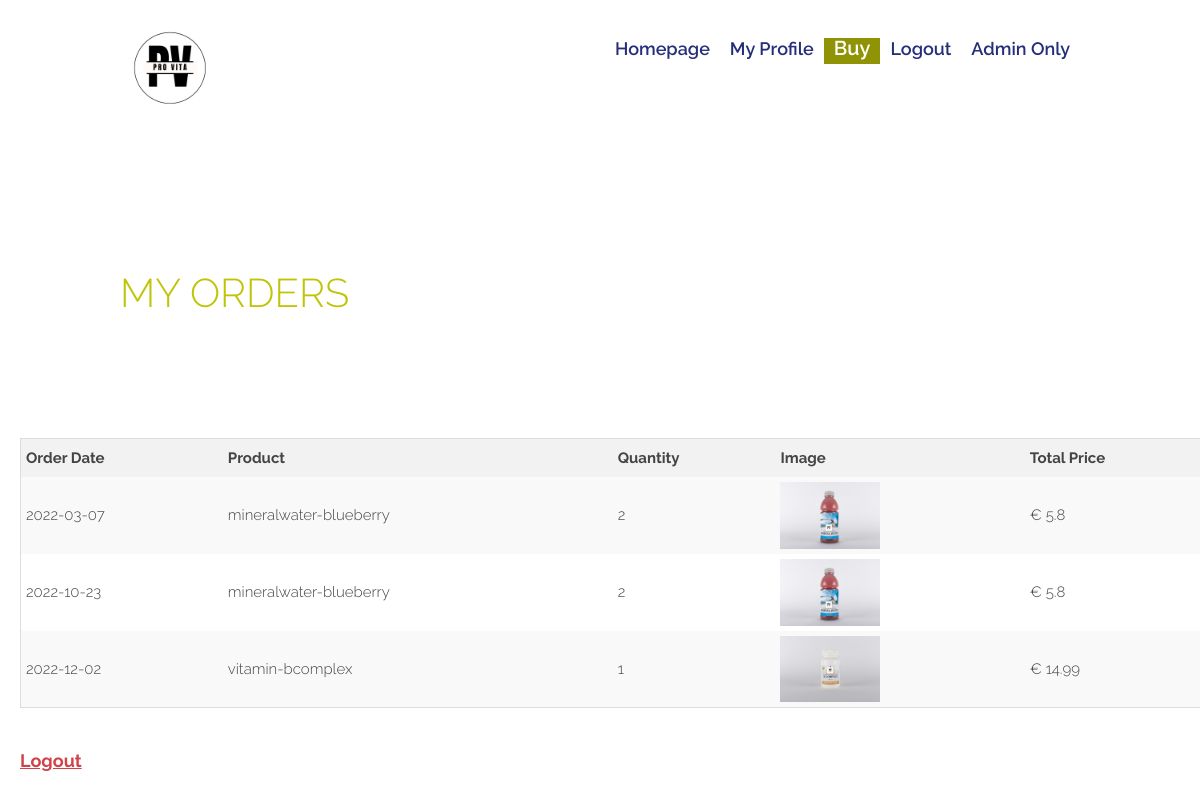
The page /orders (signed in) on the database its author committed.
### tables this page shows
CREATE TABLE orders (
                                order_id INTEGER PRIMARY KEY ,
                                product_name VARCHAR(255) default null,
                                image_path VARCHAR(255) default null,
                                quantity INTEGER,
                                order_date DATE default null,
                                username VARCHAR(50) not null,
                                FOREIGN KEY(username) REFERENCES users(username)
                                 );

### main.py (the view)
@app.route('/orders', methods=['GET'])
def orders():
    if not current_user.is_authenticated:
        flash("You need to login to access the orders page.", category='error')
        return redirect(url_for('login'))
    myusername = current_user.username
    conn = None
    try:
        conn = sqlite3.connect(db_file)
        cursor = conn.cursor()
        myquery = "SELECT order_date, orders.product_name, quantity, orders.image_path, price FROM orders join users on orders.username = users.username join products on orders.product_name = products.product_name WHERE orders.username= ? ORDER BY order_date"
        cursor.execute(myquery, (myusername,))
        print("These are the user's orders: ")
        rows = cursor.fetchall()
        return render_template("orders.html", ordersData=rows)
    except Error as e:
        print(e)
    finally:
        if conn:
            conn.close()

### main.py (called while the page is built)
@login_manager.user_loader
def load_user(username):
    return User(username)

### templates/orders.html (shortened to what this page needs)
<!DOCTYPE html>
<html lang="en">
<head>
    <link rel="stylesheet" href="{{url_for('static', filename='css/style.css')}}"/>
</head>
<body>
<header id="home" class="header">
    <nav class="nav" role="navigation">
        <div class="container nav-elements">
            <div class="branding">
                <a href="/"><img src='static/images/provita_logo.png'
                                 alt="Logo - ProVita" width="100" height="100"></a>
            </div>
            <div class="navbar">
                {% if current_user.is_authenticated %}
                <a class="nav-item nav-link" id="home" href="/"> Homepage</a>
                <a class="nav-item nav-link" id="profile" href="/profile">My Profile</a>
                <a class="nav-item nav-link" id="search" href="/search">Buy</a>
                <a class="nav-item nav-link" id="logout" href="/logout">Logout</a>
                <a class="nav-item nav-link" id="admin" href="/admin">Admin Only</a>
                {% else %}
                <a class="nav-item nav-link" id="login" href="/login">Login</a>
                <a class="nav-item nav-link" id="signup" href="/signup">Sign Up</a>
                <a href="http://www.linkedin.com">LinkedIn</a>
                {% endif %}
            </div>
        </div>
    </nav>
</header>
<section id="orders" class="section">
    <div class="container">
        <h2 class="headline">My Orders </h2>
    </div>
</section>
<table style="margin-left: 20px;">
    <thead>
    <tr>
        <th>Order Date</th>
        <th>Product </th>
        <th>Quantity</th>
        <th>Image</th>
        <th>Total Price</th>
    </tr>
    </thead>
    <tbody>
    {% for row in ordersData %}
    <tr>
        <td align="center">{{ row[0] }}</td>
        <td align="center">{{ row[1] }}
        <td align="center">{{ row[2] }}</td>
        <td><img src="{{ row[3] }}" alt="{{ row[3] }}" width="100"></td>
        <td> €
        </td>
    </tr>
    {% endfor %}
    </tbody>
</table>
<a style="margin-left: 20px;" href="/logout">Logout</a>
</body>
</html>

### static/css/style.css (style rules this page uses)
html { font-size: 62.5%; box-sizing: border-box }
body { margin: 0; padding: 0; color: #000; background-color: #fff; font-family: Raleway, Helvetica, Arial, sans-serif; font-size: 1.8rem; line-height: 160%; font-weight: 300 }
.container { width: 80%; max-width: 1200px; margin: 0 auto }
h1, h2, h3, h4, h5, h6 { margin: 0; padding: 0; font-family: Raleway, Helvetica, Arial, sans-serif; color: #bfc406 }
img { display: block; max-width: 100% }
a { font-weight: 700; color: #d14348 }
.nav { margin-top: 1.75rem }
.nav .nav-elements .branding { max-width: 180px; margin: 0 auto }
.nav .nav-elements .navbar { margin: 0; padding: 0; line-height: 120%; list-style-type: none; margin-top: 2rem; width: 100% }
.nav .nav-elements .navbar a { font-weight: 600; color: #242e79; text-decoration: none; padding: 0 1rem; -webkit-transition: 1s ease-out; transition: 1s ease-out }
.nav .nav-elements .navbar a:after { content: ''; display: block; height: 5px; width: 0; margin: 0 .5rem; -webkit-transition: width .3s ease-out, background-color .3s ease-out; transition: width .3s ease-out, background-color .3s ease-out }
@media screen and (min-width:600px) { .nav .nav-elements { display: -webkit-box; display: -webkit-flex; display: -ms-flexbox; display: flex } }
@media screen and (min-width:600px) { .nav .nav-elements .branding { width: 30%; margin: 0 } }
@media screen and (min-width:600px) { .nav .nav-elements .navbar { display: -webkit-box; display: -webkit-flex; display: -ms-flexbox; display: flex; -webkit-box-pack: end; -webkit-justify-content: flex-end; -ms-flex-pack: end; justify-content: flex-end; -webkit-align-content: flex-start; -ms-flex-line-pack: start; align-content: flex-start; -webkit-flex-wrap: wrap; -ms-flex-wrap: wrap; flex-wrap: wrap } }
.section { min-height: 40vh; display: -webkit-box; display: -webkit-flex; display: -ms-flexbox; display: flex; -webkit-box-orient: vertical; -webkit-box-direction: normal; -webkit-flex-direction: column; -ms-flex-direction: column; flex-direction: column; -webkit-box-pack: center; -webkit-justify-content: center; -ms-flex-pack: center; justify-content: center; line-height: 160% }
.section .headline { text-transform: uppercase; font-weight: 300; font-size: 4rem; margin-top: 3rem; line-height: 110% }
@media screen and (min-width:600px) { .section { font-size: 2rem } }
#search { color: #fff; font-size: 2rem; background-color: #8f9305; }
table { border-collapse: collapse; width: 100%; margin-bottom: 1rem; background-color: #fff; color: #444; border: 1px solid #ddd; font-size: 1.5rem; }
th, td { padding: 0.5rem; text-align: left; vertical-align: middle; }
thead th { background-color: #f2f2f2; font-weight: bold; }
tbody tr:nth-of-type(odd) { background-color: #f9f9f9; }
td:first-child, th:first-child { border-left: none; }
td:last-child, th:last-child { border-right: none; }

### rows shown on the page
orders: order_date "2022-03-07", product_name "mineralwater-blueberry", quantity "2", image_path (picture)
orders: order_date "2022-10-23", product_name "mineralwater-blueberry", quantity "2", image_path (picture)
orders: order_date "2022-12-02", product_name "vitamin-bcomplex", quantity "1", image_path (picture)
